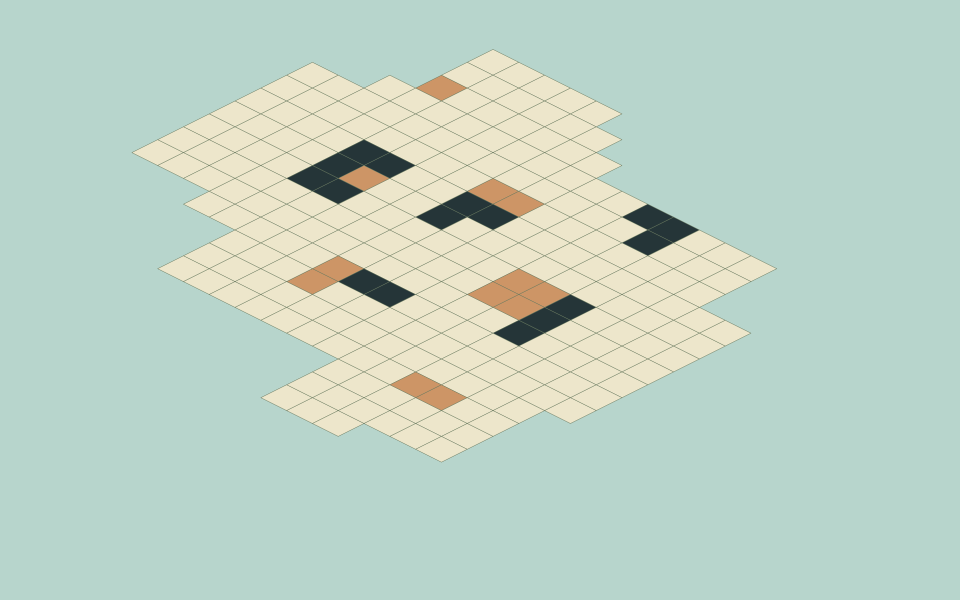
#> input picture data/arenas/ashen_hell_courtyard_v1/grid_reference.png, 1920 x 1200 px (shown at 1/2 size)
$ python -i package_layers.py   (imports and definitions only)
#> lines starting #> are read from the running program, lines starting #| are printed output that depends on the picture
"""Package manually selected, unchanged painting pixels as editable OpenRaster.

No image generation, inpainting or colour correction happens here. Reconstruction
comes exclusively from the separately generated clean plate. Opaque floor patches
retain painted shadows exactly; they are deliberately not advertised as light masks.
"""

from __future__ import annotations

import argparse
import hashlib
import io
import json
from pathlib import Path
import zipfile
import xml.etree.ElementTree as ET

import numpy as np
from PIL import Image, ImageDraw, ImageFilter


def sha256(path: Path) -> str:
    return hashlib.sha256(path.read_bytes()).hexdigest()


# [74 lines left out: functions png_bytes, polygon_mask, extract, write_layer, render_ora, compare, not called in this run]


def package(source: Path) -> dict:
    selections_path = source / "layer_selections.json"
    selections = json.loads(selections_path.read_text(encoding="utf-8"))
    document_title = selections.get("title", "Atelier")
    original_path = source / selections["painting"]
    clean_path = source / selections["clean_plate"]
    original = Image.open(original_path).convert("RGBA")
    clean = Image.open(clean_path).convert("RGBA")
    size = original.size
    if clean.size != size or list(size) != selections["image_size"]:
        raise ValueError("Native source and clean plate dimensions must match the selections")
    original_array = np.asarray(original)
    clean_array = np.asarray(clean)
    layer_dir, mask_dir = source / "painted_layers", source / "layer_masks"
    layer_dir.mkdir(exist_ok=True)
    mask_dir.mkdir(exist_ok=True)

    # Front-to-back order partitions any overlap; no pixel belongs to two props.
    claimed = np.zeros((size[1], size[0]), dtype=bool)
    masks = {}
    for prop in selections["props"]:
        mask = polygon_mask(size, prop["silhouette_polygons"])
        mask &= ~polygon_mask(size, prop.get("holes", []))
        mask &= ~claimed
        masks[prop["id"]] = mask
        claimed |= mask
    all_props = claimed.copy()
    core_union = all_props.copy()
    raw_patches = {}
    weight = np.zeros((size[1], size[0]), dtype=np.uint8)
    for prop in selections["props"]:
        identifier = prop["id"]
        core = polygon_mask(size, prop["floor_patch_polygons"]) | masks[identifier]
        core_union |= core
        # A small transition outside the authored region avoids hard clean-plate
        # seams. Its original RGB is also retained by the named floor patch.
        weight_image = Image.fromarray(core.astype(np.uint8) * 255)
        weight_image = weight_image.filter(ImageFilter.MaxFilter(13)).filter(ImageFilter.GaussianBlur(4))
        local_weight = np.asarray(weight_image).copy()
        local_weight[core] = 255
        weight = np.maximum(weight, local_weight)
        raw_patches[identifier] = local_weight > 0
    patches = {}
    for prop in selections["props"]:
        identifier = prop["id"]
        patch = raw_patches[identifier] & ~claimed
        patches[identifier] = patch
        claimed |= patch

    blend = weight.astype(np.float32)[:, :, None] / 255.0
    reconstructed = np.rint(clean_array * blend + original_array * (1.0 - blend)).astype(np.uint8)
    background = Image.fromarray(reconstructed)
    background.save(layer_dir / "background_reconstructed.png")
    layers = {}
    layer_report = []
    for prop in selections["props"]:
        identifier = prop["id"]
        prop_image = extract(original_array, masks[identifier])
        patch_image = extract(original_array, patches[identifier])
        layers[identifier] = prop_image, patch_image
        prop_image.save(layer_dir / f"{identifier}.png")
        patch_image.save(layer_dir / f"{identifier}_floor_patch.png")
        Image.fromarray(masks[identifier].astype(np.uint8) * 255).save(mask_dir / f"{identifier}.png")
        Image.fromarray(patches[identifier].astype(np.uint8) * 255).save(mask_dir / f"{identifier}_floor_patch.png")
        layer_report.append({
            "id": identifier, "name": prop["name"],
            "prop_pixels": int(masks[identifier].sum()),
            "floor_patch_pixels": int(patches[identifier].sum()),
            "prop_bbox_xyxy": list(prop_image.getchannel("A").getbbox()),
            "anchor_image_px": prop["anchor_image_px"],
            "anchor_normalized": [prop["anchor_image_px"][0] / size[0],
                                  prop["anchor_image_px"][1] / size[1]],
            "source_pixels_unchanged": bool(np.array_equal(
                np.asarray(prop_image)[masks[identifier]], original_array[masks[identifier]])),
            "alpha_values": [0, 255],
            "occluded_geometry_reconstructed": False,
        })

    ora_path = source / selections.get("output", "bronze_workshop_layers.ora")
    xml_root = ET.Element("image", {"version": "0.0.6", "w": str(size[0]),
                                   "h": str(size[1]), "name": f"{document_title} — peinture décomposée"})
    stack = ET.SubElement(xml_root, "stack")
    guide_sources = []
    with zipfile.ZipFile(ora_path, "w", zipfile.ZIP_DEFLATED) as archive:
        archive.writestr("mimetype", b"image/openraster", compress_type=zipfile.ZIP_STORED)
        guides = ET.SubElement(stack, "stack", {"name": "GUIDES — masqués, hors peinture",
                                                 "visibility": "hidden", "isolation": "isolate"})
        for identifier, filename, name in [
            ("guide_blockout", "blockout.png", "Guide géométrique avant peinture — à recaler — Maquette"),
            ("guide_scale", "scale_guide.png", "Guide géométrique avant peinture — à recaler — Échelle Achille"),
            ("guide_depth", "depth.png", "Guide géométrique avant peinture — à recaler — Profondeur aperçu 8 bits"),
            ("guide_painted_scale", "painted_scale_review.png", "Guide peint — Achille et positions recalées"),
        ]:
            guide_path = source / filename
            if not guide_path.is_file():
                continue
            guide = Image.open(guide_path)
            guide_sources.append({"file": filename, "native_size": list(guide.size),
                                  "reference_size": list(size), "name": name})
            if identifier == "guide_depth":
                values = np.asarray(guide).astype(np.uint16)
                guide = Image.fromarray((values / 257).astype(np.uint8)).convert("RGBA")
            else:
                guide = guide.convert("RGBA")
            guide = guide.resize(size, Image.Resampling.NEAREST)
            write_layer(archive, guides, guide, identifier, name)
        for prop in selections["props"]:
            identifier = prop["id"]
            group = ET.SubElement(stack, "stack", {"name": prop["name"],
                                                    "visibility": "visible", "isolation": "isolate"})
            prop_image, patch_image = layers[identifier]
            write_layer(archive, group, prop_image, identifier, prop["name"] + " — pixels originaux")
            write_layer(archive, group, patch_image, identifier + "_floor_patch",
                        "Raccord de sol + ombre — patch opaque original — " + prop["name"])
        write_layer(archive, stack, background, "background",
                    "Fond — original conservé, clean plate sous objets et raccords")
        archive.writestr("stack.xml", ET.tostring(xml_root, encoding="utf-8", xml_declaration=True))
        archive.writestr("mergedimage.png", png_bytes(original))
        thumbnail = original.copy()
        thumbnail.thumbnail((256, 256))
        archive.writestr("Thumbnails/thumbnail.png", png_bytes(thumbnail))

    flattened = render_ora(ora_path)
    flattened.save(source / "layers_flattened_check.png")
    hidden = render_ora(ora_path, {prop["name"] for prop in selections["props"]})
    hidden.save(source / "props_hidden_check.png")
    overlay = original.copy()
    draw = ImageDraw.Draw(overlay)
    for index, prop in enumerate(selections["props"]):
        color = ["#ff7bc4", "#ffff55", "#62f7ff"][index % 3]
        for polygon in prop["silhouette_polygons"]:
            draw.line([tuple(point) for point in polygon + [polygon[0]]], fill=color, width=2)
        for polygon in prop["floor_patch_polygons"]:
            draw.line([tuple(point) for point in polygon + [polygon[0]]], fill=color, width=1)
        x, y = prop["anchor_image_px"]
        draw.ellipse((x - 4, y - 4, x + 4, y + 4), fill=color)
        draw.text((x + 7, y), prop["id"], fill=color)
    overlay.save(source / "layer_selections_review.png")
    tiles = []
    for prop in selections["props"]:
        image = layers[prop["id"]][0]
        image = image.crop(image.getchannel("A").getbbox())
        factor = 4 if prop["id"] == "bucket" else 2
        tiles.append((prop["id"], image.resize((image.width * factor, image.height * factor),
                                              Image.Resampling.NEAREST)))
    sheet = Image.new("RGB", (sum(image.width for _, image in tiles) + 40 * len(tiles),
                              max(image.height for _, image in tiles) + 80), (35, 40, 43))
    sheet_draw = ImageDraw.Draw(sheet)
    at_x = 20
    for identifier, image in tiles:
        sheet_draw.text((at_x, 20), identifier, fill="white")
        for at_y in range(0, image.height, 12):
            for tile_x in range(0, image.width, 12):
                shade = (95, 101, 106) if ((tile_x // 12 + at_y // 12) % 2) else (150, 156, 161)
                sheet_draw.rectangle((at_x + tile_x, 50 + at_y,
                                      at_x + min(tile_x + 11, image.width - 1),
                                      50 + min(at_y + 11, image.height - 1)), fill=shade)
        sheet.paste(image, (at_x, 50), image)
        at_x += image.width + 40
    sheet.save(source / "layer_alpha_review.png")
    hidden_array = np.asarray(hidden)
    flattened_comparison = compare(original, flattened)
    with zipfile.ZipFile(ora_path) as archive:
        merged = Image.open(io.BytesIO(archive.read("mergedimage.png"))).convert("RGBA")
        merged_comparison = compare(original, merged)
        stored_order = [element.get("name") for element in ET.fromstring(archive.read("stack.xml")).find("stack")]
    report = {
        "passed": flattened_comparison["identical"] and merged_comparison["identical"],
        "painting_sha256": sha256(original_path), "clean_plate_sha256": sha256(clean_path),
        "selections_sha256": sha256(selections_path), "ora_sha256": sha256(ora_path),
        "ora": ora_path.name, "image_size": list(size), "rgba_composite": flattened_comparison,
        "ora_mergedimage": merged_comparison, "top_to_bottom_groups": stored_order,
        "layers": layer_report, "reconstructed_pixels": int(claimed.sum()),
        "reconstruction_core_pixels": int(core_union.sum()),
        "reconstruction_transition_pixels": int((claimed & ~core_union).sum()),
        "hidden_props_changed_pixels": compare(original, hidden)["changed_pixels"],
        "hidden_props_equal_clean_plate_inside_reconstruction": bool(np.array_equal(
            hidden_array[core_union], clean_array[core_union])),
        "original_unchanged_outside_reconstruction": bool(np.array_equal(
            hidden_array[~claimed], original_array[~claimed])),
        "props_masks_non_overlapping": int(sum(mask.sum() for mask in masks.values())) == int(all_props.sum()),
        "title": document_title,
        "guides": "Hidden and rescaled only as visual references; geometric sources retain their native dimensions.",
        "guide_sources": guide_sources,
        "limitations": selections["limitations"],
        "krita_export": "Not yet checked; see separate batch report when available.",
    }
    report["passed"] = bool(report["passed"] and all(
        report[key] for key in ["hidden_props_equal_clean_plate_inside_reconstruction",
                               "original_unchanged_outside_reconstruction", "props_masks_non_overlapping"]))
    (source / "layer_packaging_report.json").write_text(json.dumps(report, ensure_ascii=False, indent=2) + "\n", encoding="utf-8")
    (source / "LAYER_EDITING.md").write_text(
        f"# {document_title} — calques éditables\n\n"
        f"Ouvrir `{ora_path.name}` dans Krita. Masquer un groupe enlève à la fois "
        "son objet et son raccord de sol. Chaque groupe sépare la silhouette et le patch "
        "qui contient son ombre. Les pixels colorés viennent strictement de l’original.\n\n"
        "Le fond utilise le clean plate imagegen uniquement dans les zones de reconstruction. "
        "Une transition douce de quelques pixels raccorde la texture aux bords de ces zones. "
        "Hors des zones et de leur transition, le fond reste identique à la peinture originale. "
        f"`props_hidden_check.png` montre le résultat sans les {len(selections['props'])} groupes.\n\n"
        "Les ombres sont des patches RGB opaques sur alpha binaire, pas une ombre physique "
        "translucide ou un calque Multiply. Déplacer un objet nécessite de retoucher son "
        "ombre et son raccord : le patch transporte aussi la texture de dalle. Les contours "
        "sont mesurés à la main sur la peinture. Ils ne reconstituent pas les surfaces des "
        "objets qui étaient cachées dans la peinture. La limite des sélections garde des pixels de bord "
        "déjà mélangés au décor par la peinture d’origine.\n\n"
        "Les guides géométriques restent masqués, marqués « avant peinture — à recaler », "
        f"et sont simplement redimensionnés vers {size[0]}×{size[1]}. "
        "Leurs dimensions natives sont consignées par fichier dans `guide_sources` du rapport. "
        "Le guide de profondeur est un aperçu 8 bits ; les données 16 bits originales restent "
        "dans `depth.png`. Ils ne constituent pas une recalibration de la peinture.\n\n"
        "Reconstruction reproductible : `package_layers.py --source " + source.as_posix() + "`. "
        "`layer_packaging_report.json` compare les pixels de la composition relue depuis "
        "les calques de l’archive et ceux de son mergedimage, séparément.\n", encoding="utf-8")
    if not report["passed"]:
        raise RuntimeError("OpenRaster reconstruction failed its exact pixel checks")
    return report


# [6 lines not run here, left out]

>>> import cv2
>>> picture = cv2.imread('../../data/arenas/ashen_hell_courtyard_v1/grid_reference.png', cv2.IMREAD_GRAYSCALE)
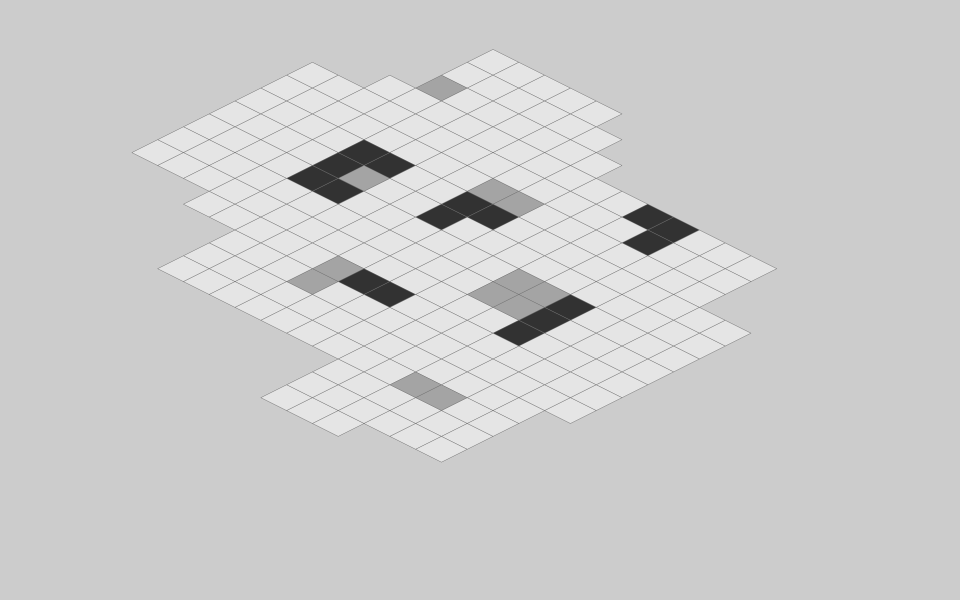
#> picture: shape (1200, 1920) (shown at 1/2 size); min 50, max 229, mean 205.2
#> (the run stopped early here; a loop or call above may not have finished)
